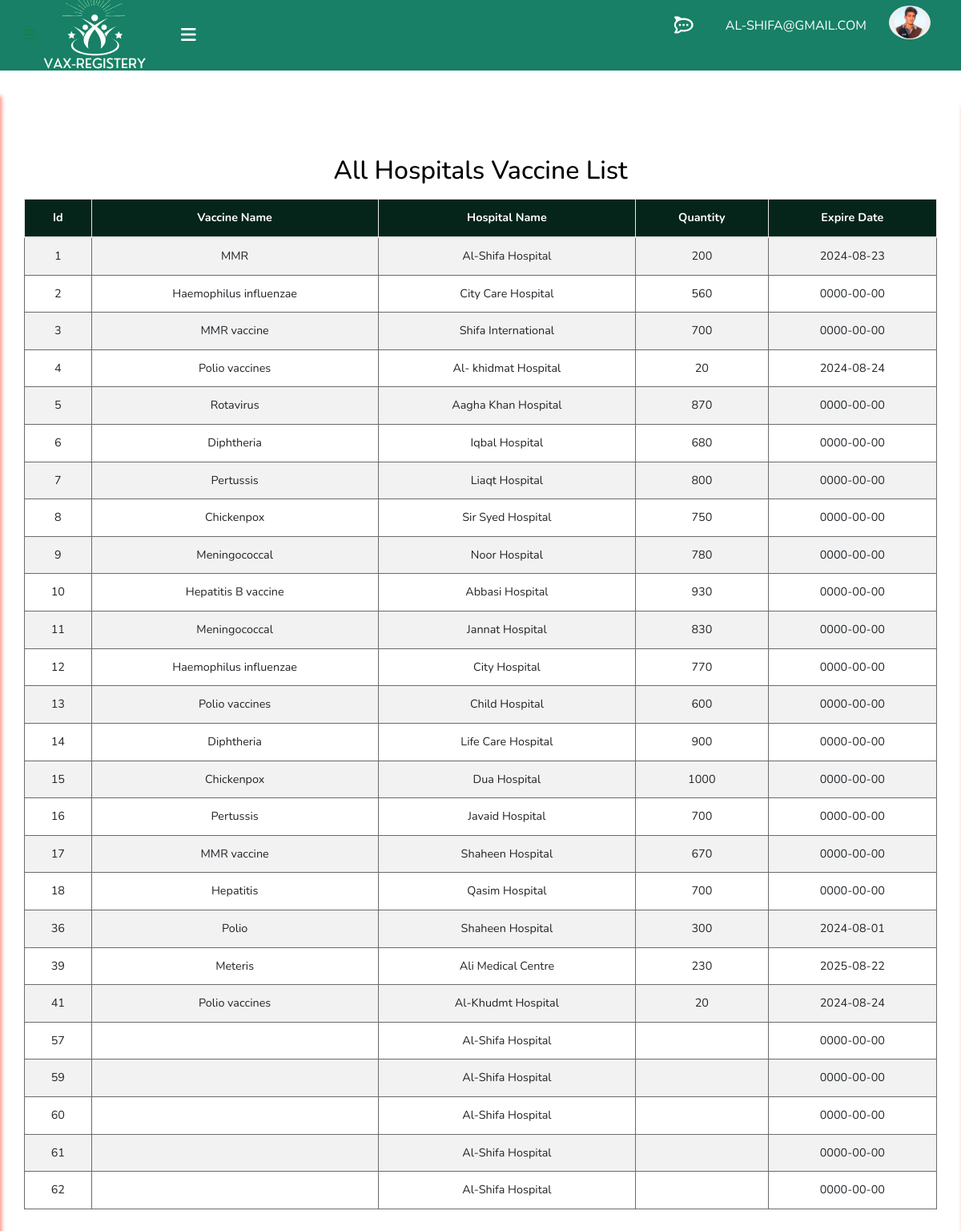
Screenshot of /Admin_vaccine_list.php (signed in) with the database file from the repository.
### tables this page shows
CREATE TABLE `vaccine_updates` (
  `Id` int(11) NOT NULL,
  `Hospital_name` varchar(50) NOT NULL,
  `Vaccine_name` varchar(50) NOT NULL,
  `Quantity` varchar(50) NOT NULL,
  `Expire_date` date NOT NULL,
  `Email` varchar(50) NOT NULL
);

### Admin_vaccine_list.php (the view, shortened to what this page needs)
<?php
include 'admin_Navbar.php';
?>
 <section class="Vaccine_status layout_padding bg-white">
            <div class="container">
             <div class="table-responsive">
              <?php
                     include 'connect.php';
                   $sql = "SELECT * FROM  vaccine_updates";
                   $result = mysqli_query($conn, $sql) or die("query unsuccess");
                     ?>
              <table class="table table-striped">
              <h2 class="text-center mt-3 mb-3">All Hospitals Vaccine List</h2>
                <thead >
                  <th  class="thead">Id</th>
                  <th  class="thead">Vaccine Name</th>
                  <th  class="thead">Hospital Name</th>
                  <th  class="thead">Quantity</th>
                  <th  class="thead">Expire Date</th>
  </thead>
   <?php
       while ($row =mysqli_fetch_assoc($result)){
     ?>
     <tr>        <td class="tbody"><?php echo $row ['Id']?></td>
                 <td class="tbody"><?php echo $row ['Vaccine_name']?></td>
                 <td class="tbody"><?php echo $row ['Hospital_name'] ?></td>
                 <td class="tbody"><?php echo $row ['Quantity'] ?></td>
                 <td class="tbody"><?php echo $row ['Expire_date'] ?></td>
                 <?php
                  } ;
                  ?>
          </tr>
   </table>
   </div>
  </div>
</section>

### admin_Navbar.php (shortened to what this page needs)
<?php
include 'connect.php';
?>
<!DOCTYPE html>
<html>
<head>
  <link rel="stylesheet" href="https://cdnjs.cloudflare.com/ajax/libs/font-awesome/6.5.1/css/all.min.css">
  <link rel="stylesheet" type="text/css" href="css/bootstrap.css" />
  <link rel="stylesheet" type="text/css" href="https://cdnjs.cloudflare.com/ajax/libs/OwlCarousel2/2.3.4/assets/owl.carousel.min.css" />
  <link href="css/font-awesome.min.css" rel="stylesheet" />
  <link href="css/style.css" rel="stylesheet" />
  <link href="css/responsive.css" rel="stylesheet" />
</head>
<body class="sub_page">
    <?php
        if(isset($_SESSION['Email'])){
     ?>
    <div class="hero_area">
        <header class="header_section">
          <div class="container">
            <nav class="navbar navbar-expand-lg custom_nav-container ">
              <span><i class="fa-solid fa-bars"></i></span>
              <a class="navbar-brand" href="admin_panel.php">
                <span>
                <img src="images/Vax-Registery- logo.png" alt="" class="logo-image"  >
                <a class="nav-link  text-white" href="#" id="Menu_btn"><i class="fa-solid fa-bars fa-lg"></i></a>
                </span>
              </a>
              <div class="collapse navbar-collapse" id="navbarSupportedContent">
                <ul class="navbar-nav">
                  <li class="nav-item">
                    <a class="nav-link" href="#" id="chat_Btn"><i class="fa-brands fa-rocketchat fa-lg"></i> </a>
                  </li>
                    <li class="nav-item">
                        <li class="nav-item" style="display:flex">
                         <li class="nav-item">
                            <a class="nav-link" href="#">  <?php echo $_SESSION['Email'];  ?></a>
                            </li>
                            <?php $sql = "select  * from admin";
                             $result = mysqli_query($conn ,$sql);
                             while ($row = mysqli_fetch_assoc($result)){ ?>
                        <a class="nav-link" href="#"><button type="button" data-toggle="collapse" data-target="#profileSection" aria-expanded="false" aria-controls="profileSection" id="profile">
                        <img src="images/profile<?php  echo $row ['image'] ?>" alt="" class="profile-image">
                       </button></a>
                    </li>
                   <?php }} ?>
                </ul>
            </div>
          </nav>
        </div>
      </header>
    </div>
</body>
</html>

### css/style.css (style rules this page uses)
body { font-family: 'Nunito', sans-serif; color: #000000; background-color: #fefefe; overflow-x: hidden; }
.layout_padding { padding: 90px 0; }
a { text-decoration: none; color: rgb(0, 0, 0); }
a, a:hover, a:focus { text-decoration: none; }
.hero_area { position: relative; min-height: 100vh; display: flex; flex-direction: column; }
.sub_page .hero_area { min-height: auto; background-color: #178066; }
.header_section { padding: 15px 0; }
.navbar-brand span .logo-image { height: 150px; width: 150px; object-fit:scale-down; margin-top: -5vh; margin-bottom: -5vh; }
.custom_nav-container { padding: 0; }
.custom_nav-container .navbar-nav { margin-left: auto; }
.custom_nav-container .navbar-nav .nav-item .nav-link { padding: 5px 20px; color: #ffffff; text-align: center; text-transform: uppercase; border-radius: 5px; -webkit-transition: all 0.3s; transition: all 0.3s; }
.logo-image { height: 200px; width: 200px; margin-top: -5vh; }
.profile-image { height: 40px; width: 40px; border-radius: 50%; object-fit: cover; }
#profile { top: -1vh; border: none; border-radius: 50%; position: relative; }
span i { color: #138052; }
.thead { font-size: 0.9em; color: rgb(255, 255, 255); text-align: center; border: 1px solid rgb(236, 233, 233); background-color: rgb(5, 36, 26); }
.tbody { font-size: 0.9em; border: 1px solid rgb(109, 105, 105); text-align: center; }
.Vaccine_status { background-color: white; }
.table { background-color: white; }

### css/responsive.css (style rules this page uses)
@media (min-width: 1200px) { .container { max-width: 1170px; } }

### rows the page displays
vaccine_updates: Id "1", Vaccine_name "MMR", Hospital_name "Al-Shifa Hospital", Quantity "200", Expire_date "2024-08-23"
vaccine_updates: Id "2", Vaccine_name "Haemophilus influenzae", Hospital_name "City Care Hospital", Quantity "560", Expire_date "0000-00-00"
vaccine_updates: Id "3", Vaccine_name "MMR vaccine", Hospital_name "Shifa International", Quantity "700", Expire_date "0000-00-00"
vaccine_updates: Id "4", Vaccine_name "Polio vaccines", Hospital_name "Al- khidmat Hospital", Quantity "20", Expire_date "2024-08-24"
vaccine_updates: Id "5", Vaccine_name "Rotavirus", Hospital_name "Aagha Khan Hospital", Quantity "870", Expire_date "0000-00-00"
vaccine_updates: Id "6", Vaccine_name "Diphtheria", Hospital_name "Iqbal Hospital", Quantity "680", Expire_date "0000-00-00"
vaccine_updates: Id "7", Vaccine_name "Pertussis", Hospital_name "Liaqt Hospital", Quantity "800", Expire_date "0000-00-00"
vaccine_updates: Id "8", Vaccine_name "Chickenpox", Hospital_name "Sir Syed Hospital", Quantity "750", Expire_date "0000-00-00"
vaccine_updates: Id "9", Vaccine_name "Meningococcal", Hospital_name "Noor Hospital", Quantity "780", Expire_date "0000-00-00"
vaccine_updates: Id "10", Vaccine_name "Hepatitis B vaccine", Hospital_name "Abbasi Hospital", Quantity "930", Expire_date "0000-00-00"
vaccine_updates: Id "11", Vaccine_name "Meningococcal", Hospital_name "Jannat Hospital", Quantity "830", Expire_date "0000-00-00"
vaccine_updates: Id "12", Vaccine_name "Haemophilus influenzae", Hospital_name "City Hospital", Quantity "770", Expire_date "0000-00-00"
vaccine_updates: Id "13", Vaccine_name "Polio vaccines", Hospital_name "Child Hospital", Quantity "600", Expire_date "0000-00-00"
vaccine_updates: Id "14", Vaccine_name "Diphtheria", Hospital_name "Life Care Hospital", Quantity "900", Expire_date "0000-00-00"
vaccine_updates: Id "15", Vaccine_name "Chickenpox", Hospital_name "Dua Hospital", Quantity "1000", Expire_date "0000-00-00"
vaccine_updates: Id "16", Vaccine_name "Pertussis", Hospital_name "Javaid Hospital", Quantity "700", Expire_date "0000-00-00"
vaccine_updates: Id "17", Vaccine_name "MMR vaccine", Hospital_name "Shaheen Hospital", Quantity "670", Expire_date "0000-00-00"
vaccine_updates: Id "18", Vaccine_name "Hepatitis", Hospital_name "Qasim Hospital", Quantity "700", Expire_date "0000-00-00"
vaccine_updates: Id "36", Vaccine_name "Polio", Hospital_name "Shaheen Hospital", Quantity "300", Expire_date "2024-08-01"
vaccine_updates: Id "39", Vaccine_name "Meteris", Hospital_name "Ali Medical Centre", Quantity "230", Expire_date "2025-08-22"
vaccine_updates: Id "41", Vaccine_name "Polio vaccines", Hospital_name "Al-Khudmt Hospital", Quantity "20", Expire_date "2024-08-24"
vaccine_updates: Id "57", Hospital_name "Al-Shifa Hospital", Expire_date "0000-00-00"
vaccine_updates: Id "59", Hospital_name "Al-Shifa Hospital", Expire_date "0000-00-00"
vaccine_updates: Id "60", Hospital_name "Al-Shifa Hospital", Expire_date "0000-00-00"
vaccine_updates: Id "61", Hospital_name "Al-Shifa Hospital", Expire_date "0000-00-00"
vaccine_updates: Id "62", Hospital_name "Al-Shifa Hospital", Expire_date "0000-00-00"

### other values shown
$_SESSION['Email'] "AL-SHIFA@GMAIL.COM"
